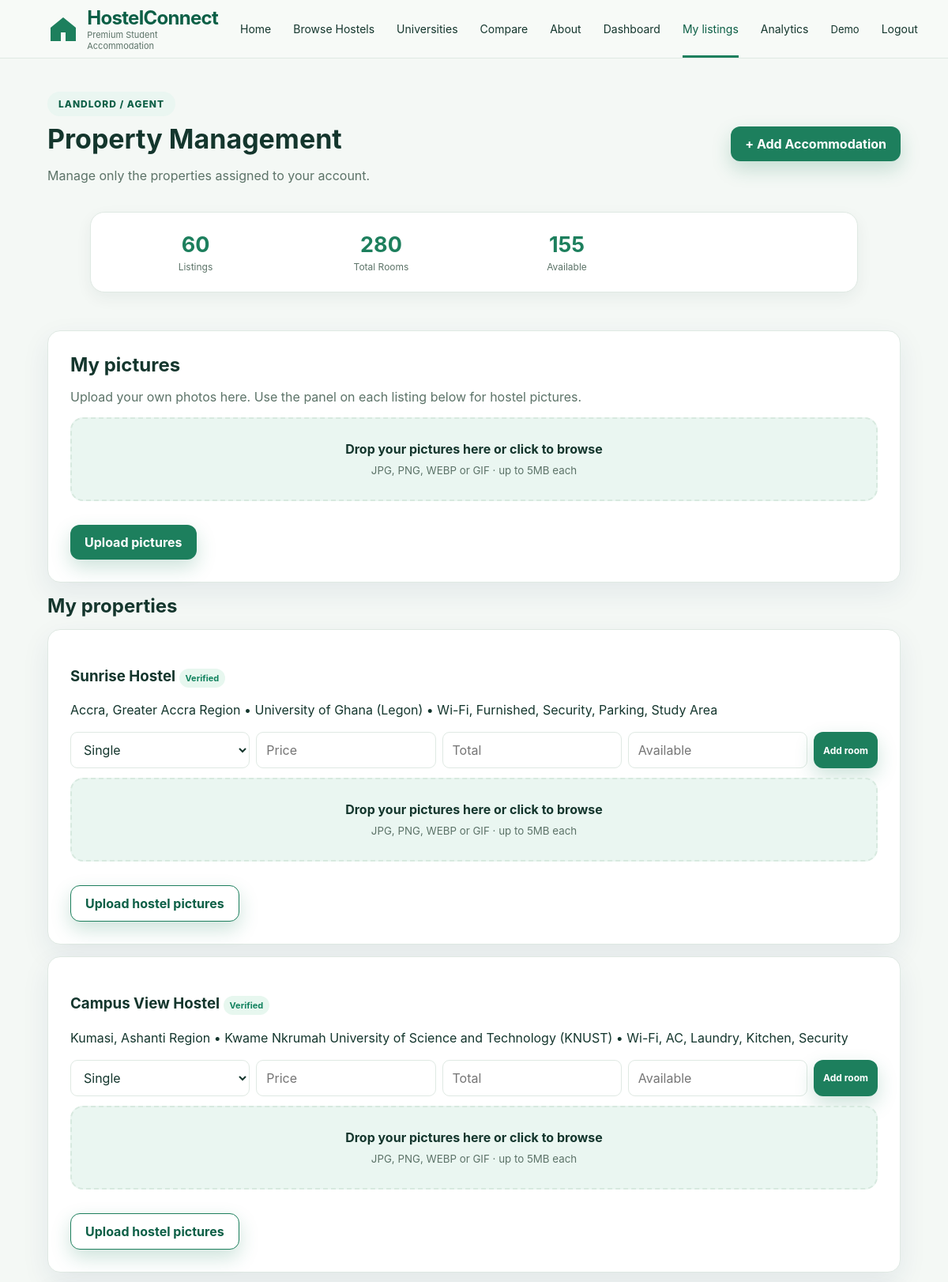
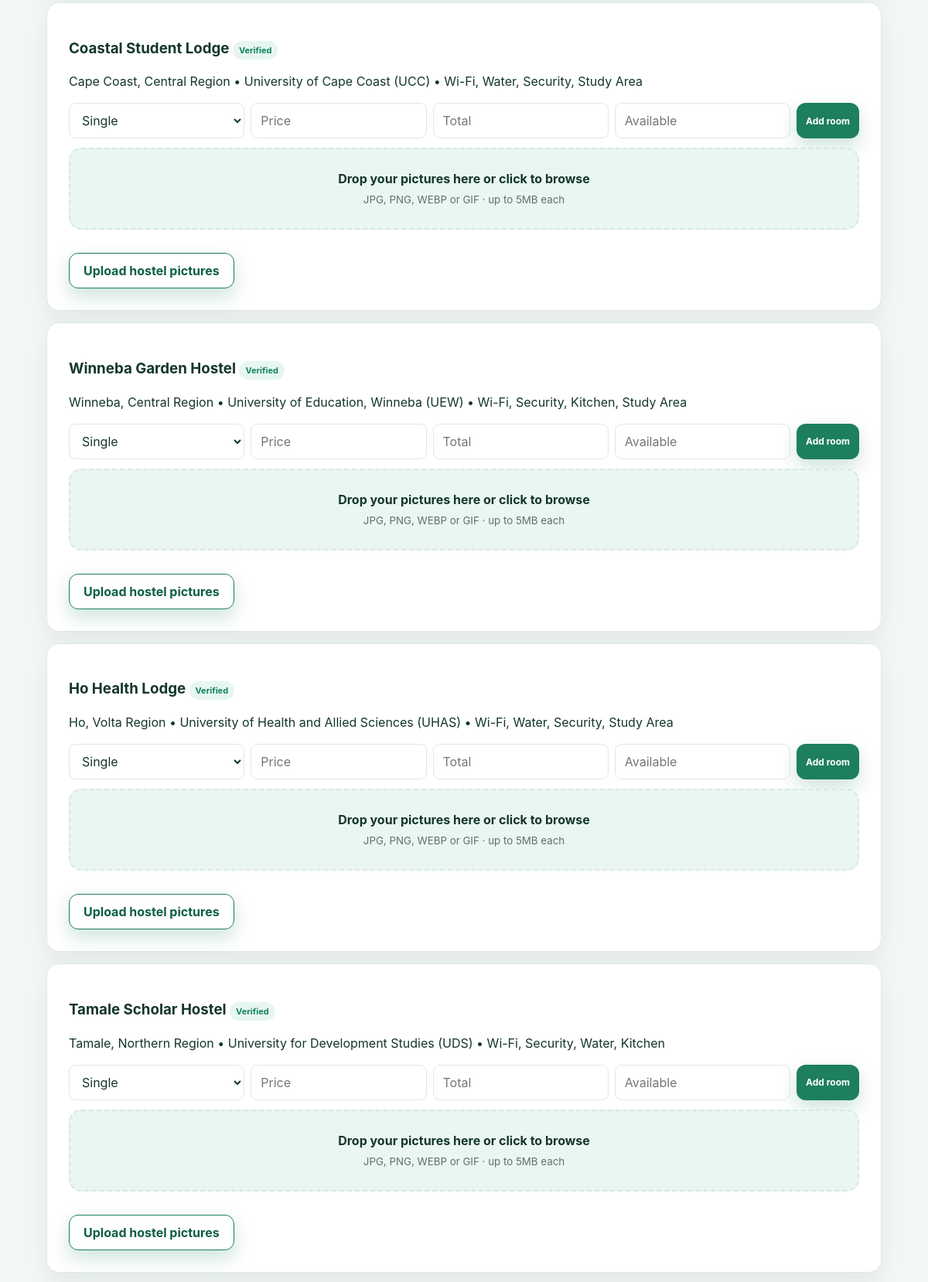
/manager (signed in, upper part), run on the app's committed database (2 pictures, top to bottom).
### tables this page shows
CREATE TABLE users (
        id INTEGER PRIMARY KEY AUTOINCREMENT,
        full_name TEXT NOT NULL,
        email TEXT UNIQUE NOT NULL,
        password_hash TEXT NOT NULL,
        role TEXT NOT NULL CHECK(role IN ('student','manager','admin')),
        institution TEXT,
        phone TEXT,
        created_at TEXT NOT NULL
    );

CREATE TABLE hostels (
        id INTEGER PRIMARY KEY AUTOINCREMENT,
        manager_id INTEGER NOT NULL,
        name TEXT NOT NULL,
        description TEXT,
        region TEXT NOT NULL,
        city TEXT NOT NULL,
        address TEXT,
        latitude REAL,
        longitude REAL,
        facilities TEXT,
        image_url TEXT,
        verified INTEGER NOT NULL DEFAULT 0,
        created_at TEXT NOT NULL, university TEXT, source_url TEXT, price_note TEXT, is_directory INTEGER NOT NULL DEFAULT 0,
        FOREIGN KEY(manager_id) REFERENCES users(id) ON DELETE CASCADE
    );

### app.py (the view)
@app.route("/manager")
@login_required
@role_required("manager")
def manager_dashboard():
    db = get_db()
    hostels = db.execute("SELECT * FROM hostels WHERE manager_id=? ORDER BY created_at DESC",
                         (session["user_id"],)).fetchall()
    stats = db.execute("""SELECT COUNT(*) listings,
                                 COALESCE(SUM(r.total_rooms),0) total_rooms,
                                 COALESCE(SUM(r.available_rooms),0) available_rooms
                          FROM hostels h LEFT JOIN rooms r ON r.hostel_id=h.id
                          WHERE h.manager_id=?""", (session["user_id"],)).fetchone()
    transactions = db.execute("""SELECT b.*, u.full_name student_name, u.institution,
                                        r.room_type, h.name hostel_name
                                 FROM bookings b JOIN users u ON u.id=b.student_id
                                 JOIN rooms r ON r.id=b.room_id JOIN hostels h ON h.id=r.hostel_id
                                 WHERE h.manager_id=? ORDER BY b.created_at DESC LIMIT 20""",
                              (session["user_id"],)).fetchall()
    photos = db.execute("""SELECT * FROM photos WHERE owner_id=? AND hostel_id IS NULL
                           ORDER BY created_at DESC""", (session["user_id"],)).fetchall()
    hostel_photos = db.execute("""SELECT p.* FROM photos p JOIN hostels h ON h.id=p.hostel_id
                                  WHERE h.manager_id=? ORDER BY p.created_at DESC""",
                               (session["user_id"],)).fetchall()
    photos_by_hostel = {}
    for photo in hostel_photos:
        photos_by_hostel.setdefault(photo["hostel_id"], []).append(photo)
    db.close()
    return render_template("manager_dashboard.html", hostels=hostels, stats=stats,
                           transactions=transactions, photos=photos, photos_by_hostel=photos_by_hostel)

### app.py (called while the page is built)
def get_db():
    DB_PATH.parent.mkdir(parents=True, exist_ok=True)
    conn = sqlite3.connect(str(DB_PATH))
    conn.row_factory = sqlite3.Row
    conn.execute("PRAGMA foreign_keys = ON")
    return conn

@app.context_processor
def inject_globals():
    return {
        "regions": REGIONS,
        "universities": UNIVERSITY_NAMES,
        "universities_by_region": UNIVERSITIES_BY_REGION,
        "current_user": current_user(),
        "app_name": APP_NAME,
        "app_slogan": APP_SLOGAN,
        "media_url": media_url,
    }

def current_user():
    uid = session.get("user_id")
    if not uid:
        return None
    db = get_db()
    user = db.execute("SELECT * FROM users WHERE id=?", (uid,)).fetchone()
    db.close()
    return user

def login_required(view):
    @wraps(view)
    def wrapped(*args, **kwargs):
        if not current_user():
            flash("Please sign in first.", "warning")
            return redirect(url_for("login"))
        return view(*args, **kwargs)
    return wrapped

def role_required(*roles):
    def decorator(view):
        @wraps(view)
        def wrapped(*args, **kwargs):
            user = current_user()
            if not user:
                flash("Please sign in first.", "warning")
                return redirect(url_for("login"))
            if user["role"] not in roles:
                abort(403)
            return view(*args, **kwargs)
        return wrapped
    return decorator

### templates/manager_dashboard.html (shortened to what this page needs)
{% extends "base.html" %}{% block title %}Manager Dashboard | {{ app_name }}{% endblock %}
{% block content %}<section class="section"><div class="section-head"><div><span class="eyebrow">LANDLORD / AGENT</span><h1>Property Management</h1><p>Manage only the properties assigned to your account.</p></div><a class="btn" href="{{url_for('new_hostel')}}">+ Add Accommodation</a></div>
<div class="stats"><div><b>{{stats['listings']}}</b><span>Listings</span></div><div><b>{{stats['total_rooms']}}</b><span>Total Rooms</span></div><div><b>{{stats['available_rooms']}}</b><span>Available</span></div></div>
<div class="panel property">
  <h2>My pictures</h2>
  <p class="muted">Upload your own photos here. Use the panel on each listing below for hostel pictures.</p>
  <form method="post" action="{{ url_for('upload_my_photos') }}" enctype="multipart/form-data">
    {% include "_upload_panel.html" %}
    <button class="btn">Upload pictures</button>
  </form>
</div>
<h2>My properties</h2>{% for h in hostels %}<div class="panel property"><div><h3>{{h['name']}} {% if h['verified'] %}<span class="badge verified">Verified</span>{% else %}<span class="badge pending">Pending approval</span>{% endif %}</h3><p>{{h['city']}}, {{h['region']}}{% if h['university'] %} • {{ h['university'] }}{% endif %} • {{h['facilities']}}</p></div>
<form method="post" action="{{url_for('add_room',hostel_id=h['id'])}}" class="inline-form"><select name="room_type"><option>Single</option><option>Double</option><option>Shared</option></select><input name="price" type="number" placeholder="Price" required><input name="total_rooms" type="number" placeholder="Total" required><input name="available_rooms" type="number" placeholder="Available" required><button class="btn small">Add room</button></form>
<form method="post" action="{{ url_for('upload_hostel_photos', hostel_id=h['id']) }}" enctype="multipart/form-data">
  {% set photos = photos_by_hostel.get(h['id'], []) %}
  {% include "_upload_panel.html" %}
  <button class="btn outline">Upload hostel pictures</button>
</form>
</div>{% endfor %}
</section>{% endblock %}

### templates/base.html (shortened to what this page needs)
<!doctype html>
<html lang="en">
<head>
<link rel="stylesheet" href="{{ url_for('static', filename='style.css') }}?v=purple-2">
</head>
<body>
<header class="navbar">
  <a class="brand" href="{{ url_for('index') }}"><span class="logo" aria-hidden="true"><svg viewBox="0 0 40 40"><path d="M4 18 20 5l16 13v17H23V24h-6v11H4z"/></svg></span><span><b>{{ app_name }}</b><small>Premium Student Accommodation</small></span></a>
  <nav id="site-nav" aria-label="Main">
    <a href="{{ url_for('index') }}" class="{% if request.endpoint == 'index' %}active{% endif %}">Home</a>
    <a href="{{ url_for('index') }}#accommodations" class="{% if request.endpoint == 'hostel_detail' %}active{% endif %}">Browse Hostels</a>
    <a href="{{ url_for('index') }}#universities">Universities</a>
    <a href="{{ url_for('index') }}#accommodations">Compare</a>
    <a href="#site-footer">About</a>
    {% if current_user %}
      <a href="{{ url_for('dashboard') }}" class="{% if request.endpoint in ['dashboard','student_dashboard'] %}active{% endif %}">Dashboard</a>
      {% if current_user['role'] == 'manager' %}<a href="{{ url_for('manager_dashboard') }}" class="{% if request.endpoint in ['manager_dashboard','new_hostel'] %}active{% endif %}">My listings</a>{% endif %}
      {% if current_user['role'] in ['admin','manager'] %}<a href="{{ url_for('analytics') }}" class="{% if request.endpoint == 'analytics' %}active{% endif %}">Analytics</a>{% endif %}
      <span class="nav-user">{{ current_user['full_name'].split()[0] }}</span><a href="{{ url_for('logout') }}">Logout</a>
    {% else %}
      <a href="{{ url_for('login') }}" class="{% if request.endpoint == 'login' %}active{% endif %}">Login</a>
      <a class="btn small{% if request.endpoint == 'register' %} active{% endif %}" href="{{ url_for('register') }}">Sign Up</a>
    {% endif %}
  </nav>
</header>
<main id="main">{% block content %}{% endblock %}</main>
</body>
</html>

### templates/_upload_panel.html (shortened to what this page needs)
<div class="upload-panel">
  <div class="upload-drop">
    <strong>Drop your pictures here or click to browse</strong>
    <small>JPG, PNG, WEBP or GIF · up to 5MB each</small>
  </div>
</div>

### static/style.css (style rules this page uses)
:root { --green:#1d7f5d; --green-deep:#0c5f46; --green-soft:#eaf6f1; --green-lighter:#f4faf6; --white:#ffffff; --ink:#14362d; --muted:#5c7368; --line:#dfe9e3; --page:#f4f8f5; --shadow:0 18px 45px rgba(18,57,42,0.12); font-family:Inter,"Segoe UI",Arial,sans-serif;color:var(--ink);background:var(--page) }
* { box-sizing:border-box }
html { scroll-behavior:smooth }
body { margin:0;background:var(--page);color:var(--ink);font-family:Inter,"Segoe UI",Arial,sans-serif }
a { color:var(--green-deep);text-decoration:none }
button,input,select,textarea { font:inherit }
.navbar { height:74px;padding:0 5%;display:flex;align-items:center;justify-content:space-between;gap:24px;background:#f7faf7;color:var(--ink);border-bottom:1px solid var(--line);position:relative;z-index:20 }
.brand { display:flex;align-items:center;gap:10px;color:var(--ink);min-width:220px }
.brand b { font-size:24px;letter-spacing:-.7px;color:var(--green-deep) }
.brand small { display:block;color:var(--muted);font-size:11px }
.logo { width:42px;height:42px;display:grid;place-items:center;color:var(--green) }
.logo svg { width:40px;height:40px;fill:currentColor }
.navbar nav { display:flex;align-items:center;gap:28px;height:100% }
.navbar nav a { height:100%;display:flex;align-items:center;color:var(--ink);font-size:14px;white-space:nowrap }
.navbar nav a:hover,.navbar nav a.active { color:var(--green-deep) }
.navbar nav a.active { box-shadow:inset 0 -3px 0 var(--green) }
.nav-user { color:var(--ink);font-size:13px }
.btn { display:inline-flex;align-items:center;justify-content:center;gap:8px;border:0;border-radius:12px;background:var(--green);color:#fff;padding:12px 18px;font-weight:700;cursor:pointer;box-shadow:0 10px 24px rgba(29,127,93,.22) }
.btn.small { padding:8px 12px;font-size:12px }
.btn.outline { background:#fff;color:var(--green-deep);border:1px solid var(--green) }
main { min-height:65vh }
.eyebrow { display:inline-flex;align-items:center;background:var(--green-soft);color:var(--green-deep);padding:8px 14px;border-radius:999px;font-size:12px;letter-spacing:.08em;font-weight:800;text-transform:uppercase }
input,select,textarea { width:100%;padding:11px 12px;border:1px solid #dfe9e3;border-radius:9px;background:#fff;color:var(--ink) }
.section { padding:42px 5% }
.section h1,.section h2 { color:var(--ink) }
.section h1 { font-size:34px;margin:8px 0 }
.section h2 { font-size:24px;margin:0 0 12px }
.section-head { display:flex;justify-content:space-between;align-items:center;gap:16px;margin-bottom:18px }
.section-head p,.muted { color:var(--muted) }
.badge,.availability { display:inline-block;padding:5px 8px;border-radius:99px;font-size:11px;font-weight:750 }
.badge.verified,.availability { background:#e7f7ef;color:#13835f }
.panel { width:100%;max-width:480px;margin:auto;padding:28px;border:1px solid var(--line);border-radius:16px;background:#fff;box-shadow:0 12px 35px rgba(24,55,96,.08) }
.panel h1,.panel h2 { color:var(--ink) }
.stats { display:grid;grid-template-columns:repeat(4,1fr);gap:18px;margin:20px 5% 48px;padding:24px;border:1px solid var(--line);border-radius:18px;background:#fff;text-align:center;box-shadow:0 7px 20px rgba(19,54,45,.06) }
.stats b { display:block;color:var(--green);font-size:27px }
.stats span { display:block;margin-top:4px;color:var(--muted);font-size:12px }
.property { max-width:none;margin:15px 0 }
.inline-form { display:grid;grid-template-columns:repeat(4,minmax(0,1fr)) auto;gap:8px;margin-top:18px }
.upload-panel { margin:12px 0 18px }
.upload-drop { position:relative;padding:28px 18px;border:2px dashed #d7e9df;border-radius:16px;background:var(--green-soft);color:var(--muted);text-align:center }
.upload-drop strong { display:block;margin-bottom:6px;color:var(--ink) }

### data on the page
users: full_name "Demo"
hostels: name "Sunrise Hostel", verified "Verified", city "Accra", region "Greater Accra Region", university "University of Ghana (Legon)", facilities "Wi-Fi, Furnished, Security, Parking, Study Area"
hostels: name "Campus View Hostel", verified "Verified", city "Kumasi", region "Ashanti Region", university "Kwame Nkrumah University of Science and Technology (KNUST)", facilities "Wi-Fi, AC, Laundry, Kitchen, Security"
hostels: name "Coastal Student Lodge", verified "Verified", city "Cape Coast", region "Central Region", university "University of Cape Coast (UCC)", facilities "Wi-Fi, Water, Security, Study Area"
hostels: name "Winneba Garden Hostel", verified "Verified", city "Winneba", region "Central Region", university "University of Education, Winneba (UEW)", facilities "Wi-Fi, Security, Kitchen, Study Area"
hostels: name "Ho Health Lodge", verified "Verified", city "Ho", region "Volta Region", university "University of Health and Allied Sciences (UHAS)", facilities "Wi-Fi, Water, Security, Study Area"
hostels: name "Tamale Scholar Hostel", verified "Verified", city "Tamale", region "Northern Region", university "University for Development Studies (UDS)", facilities "Wi-Fi, Security, Water, Kitchen"

### other printed values
{{ app_name }} "HostelConnect"
{{ stats['listings'] }} "60"
{{ stats['total_rooms'] }} "280"
{{ stats['available_rooms'] }} "155"
